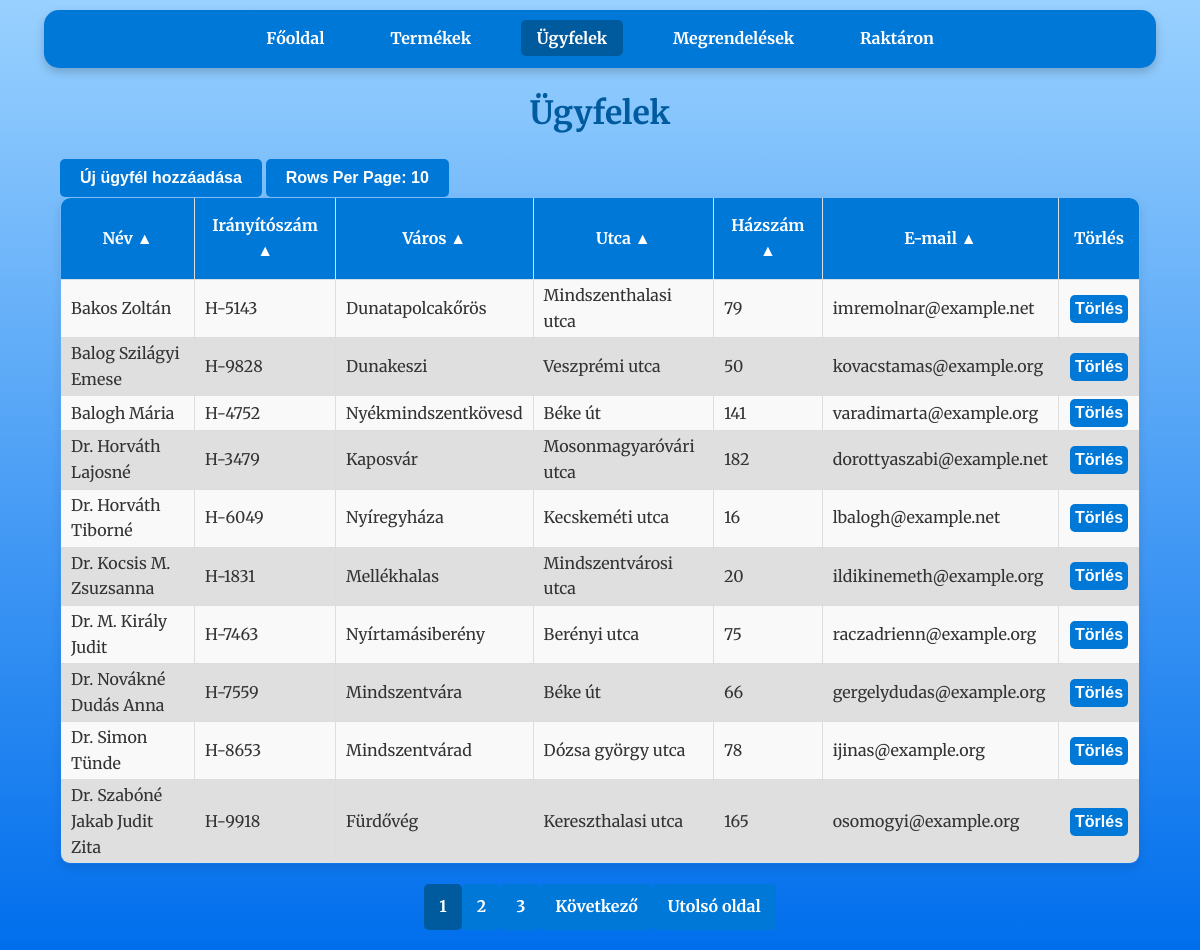
Page /customers on the committed database.
### tables this page shows
CREATE TABLE customers (
                    id INTEGER PRIMARY KEY,
                    nev TEXT NOT NULL,
                    iranyitoszam TEXT NOT NULL,
                    varos TEXT NOT NULL,
                    utca TEXT NOT NULL,
                    hazszam TEXT NOT NULL,
                    email TEXT NOT NULL UNIQUE);

### raktar_program-master/app.py (the view)
@app.route('/customers', methods=['GET'])
def customers():
    per_page = int(request.args.get('per_page', 10))  # Egy oldalon megjelenő elemek száma
    page = int(request.args.get('page', 1))  # Az aktuális oldal lekérése (alapértelmezett: 1)
    offset = (page - 1) * per_page  # Az eltolás számítása
    order_by = str(request.args.get('order_by', 'nev'))
    desc = request.args.get('desc', 'false').lower() in ('true', '1')
    valid_columns = {'nev', 'iranyitoszam', 'varos', 'utca', 'hazszam', 'email'}
    if order_by not in valid_columns:
        raise ValueError("Invalid column name for ordering.") #Elkerüljük az SQL injection-t
    if desc:
        descending = 'DESC'
    if not desc:
        descending = ''
    conn = get_db_connection()
    customers = conn.execute(
        f'SELECT * FROM customers ORDER BY {order_by} {descending} LIMIT ? OFFSET ?', (per_page, offset)
    ).fetchall()
    total_customers = conn.execute('SELECT COUNT(*) FROM customers').fetchone()[0]
    conn.close()
    total_pages = (total_customers + per_page - 1) // per_page  # Összes oldal száma
    start_page = max(1, page - 2)  # Az aktuális oldalhoz képest 2-vel hátrébb
    end_page = min(total_pages, page + 2)  # Az aktuális oldalhoz képest 2-vel előrébb
    query_params = {
        'page': page,
        'per_page': per_page,
        'order_by': order_by,
        'desc': desc
    }
    columns = [
        {"name": "nev", "label": "Név"},
        {"name": "iranyitoszam", "label": "Irányítószám"},
        {"name": "varos", "label": "Város"},
        {"name": "utca", "label": "Utca"},
        {"name": "hazszam", "label": "Házszám"},
        {"name": "email", "label": "E-mail"}
    ]
    return render_template(
        'customers.html',
        customers=customers,
        page=page,
        order_by=order_by,
        desc=desc,
        total_pages=total_pages,
        start_page=start_page,
        end_page=end_page,
        query_params=query_params,
        columns=columns
    )

### raktar_program-master/app.py (called while the page is built)
def get_db_connection():
    conn = sqlite3.connect('database.db')
    conn.row_factory = sqlite3.Row
    return conn

### raktar_program-master/templates/customers.html (shortened to what this page needs)
<!DOCTYPE html>
<html lang="hu">
<head>
    <link rel="stylesheet" href="{{ url_for('static', filename='css/style.css') }}">
</head>
<body>
    <nav>
        <a href="{{ url_for('index') }}">Főoldal</a>
        <a href="{{ url_for('products') }}">Termékek</a>
        <a class="disabled">Ügyfelek</a>
        <a href="{{ url_for('orders') }}">Megrendelések</a>
        <a href="{{ url_for('stock') }}">Raktáron</a>
    </nav>
    <h1>Ügyfelek</h1>
    <div class="container">
        <a href="{{ url_for('add_customer') }}" class="button-wrapper">
            <button>Új ügyfél hozzáadása</button>
        </a>
        <div class="dropdown">
            <button class="dropbtn">Rows Per Page: {{ query_params['per_page'] }}</button>
        </div>
        <table>
            <thead>
                <tr>
                    {% for column in columns %}
                    <th>
                        <a href="{{ url_for('customers', **dict(query_params, order_by=column.name, desc=0 if query_params['order_by'] == column.name and query_params['desc'] else 1)) }}">
                            {{ column.label }} {{ '▼' if query_params['order_by'] == column.name and query_params['desc'] else '▲' }}
                        </a>
                    </th>
                    {% endfor %}
                    <th>Törlés</th>
                </tr>
            </thead>
            <tbody>
                {% for customer in customers %}
                <tr>
                    <td>{{ customer.nev }}</td>
                    <td>{{ customer.iranyitoszam }}</td>
                    <td>{{ customer.varos }}</td>
                    <td>{{ customer.utca }}</td>
                    <td>{{ customer.hazszam }}</td>
                    <td>{{ customer.email }}</td>
                    <td>
                        <form action="{{ url_for('delete_customer', email=customer.email) }}" method="post">
                            <button type="submit">Törlés</button>
                        </form>
                    </td>
                </tr>
                {% endfor %}
            </tbody>
        </table>
    </div>
    <div class="pagination">
        {% for p in range(start_page, end_page + 1) %}
        <a href="{{ url_for('customers', **dict(query_params, page=p)) }}" class="{% if p == page %}active{% endif %}">{{ p }}</a>
        {% endfor %}
        {% if page < total_pages %}
        <a href="{{ url_for('customers', **dict(query_params, page=page+1)) }}">Következő</a>
        <a href="{{ url_for('customers', **dict(query_params, page=total_pages)) }}">Utolsó oldal</a>
        {% endif %}
    </div>
</body>
</html>

### raktar_program-master/static/css/style.css (style rules this page uses)
body { font-family: 'Merriweather', serif; margin: 0; padding: 0; background: linear-gradient(to bottom, #99d1ff, #006eec); background-attachment: fixed; background-size: cover; color: #333; line-height: 1.6; }
body::before { content: ''; position: fixed; top: 0; left: 0; width: 100%; height: 100%; background-image: url('https://www.transparenttextures.com/patterns/cubes.png'); opacity: 0.4; z-index: -1; pointer-events: none; }
nav { background-color: #0078D7; color: #fff; padding: 1rem; margin: 10px auto; width: 90%; max-width: 1200px; border-radius: 15px; box-shadow: 0 4px 10px rgba(0, 0, 0, 0.2); text-align: center; }
nav a { color: white; text-decoration: none; margin: 0 15px; font-weight: bold; padding: 0.5rem 1rem; border-radius: 5px; transition: background-color 0.3s ease; }
nav a.disabled { background-color: #005a9e; }
h1 { text-align: center; margin: 20px 0; color: #005a9e; font-weight: 700; }
form { width: 90%; max-width: 600px; margin: 20px auto; background: white; padding: 20px; border-radius: 10px; box-shadow: 0 4px 10px rgba(0, 0, 0, 0.1); }
a.button-wrapper { display: inline-block; }
button { background-color: #0078D7; color: white; border: none; padding: 10px 20px; border-radius: 5px; font-weight: bold; cursor: pointer; font-size: 1rem; transition: background-color 0.3s ease; text-decoration: none; }
.container { width: 90%; margin: 20px auto; }
table { width: 100%; border-collapse: collapse; border-radius: 10px; overflow: hidden; box-shadow: 0 4px 10px rgba(0, 0, 0, 0.1); }
table, th, td { border: 1px solid #ddd; }
th { background-color: #0078D7; color: white; font-weight: bold; padding: 15px; }
th a { color: white; text-decoration: none; }
td { padding: 3px 10px; text-align: left; }
tr:nth-child(even) { background-color: #dfdfdf }
tr:nth-child(odd) { background-color: #f9f9f9 }
td form { width: 100%; margin: 0 0; background: transparent; text-align: center; padding: 0; border-radius: 10px; box-shadow: none; }
td form button { background-color: #0078D7; color: white; border: none; padding: 5px 5px; border-radius: 5px; font-weight: bold; cursor: pointer; font-size: 1rem; transition: background-color 0.3s ease; text-decoration: none; }
.pagination { display: flex; justify-content: center; align-items: center; margin: 20px 0; list-style-type: none; padding: 0; }
.pagination a { display: inline-block; padding: 10px 15px; text-decoration: none; background-color: #0078D7; color: white; font-weight: bold; border-radius: 5px; transition: background-color 0.3s ease; font-size: 1rem; }
.pagination a.active { background-color: #005a9e; cursor: default; }
.dropbtn { background-color: #0078D7; color: white; padding: 10px 20px; font-size: 16px; font-weight: bold; border: none; border-radius: 5px; cursor: pointer; transition: background-color 0.3s ease, box-shadow 0.3s ease; }
.dropdown { position: relative; display: inline-block; }

### rows in the picture
customers: nev "Bakos Zoltán", iranyitoszam "H-5143", varos "Dunatapolcakőrös", utca "Mindszenthalasi utca", hazszam "79", email "imremolnar@example.net"
customers: nev "Balog Szilágyi Emese", iranyitoszam "H-9828", varos "Dunakeszi", utca "Veszprémi utca", hazszam "50", email "kovacstamas@example.org"
customers: nev "Balogh Mária", iranyitoszam "H-4752", varos "Nyékmindszentkövesd", utca "Béke út", hazszam "141", email "varadimarta@example.org"
customers: nev "Dr. Horváth Lajosné", iranyitoszam "H-3479", varos "Kaposvár", utca "Mosonmagyaróvári utca", hazszam "182", email "dorottyaszabi@example.net"
customers: nev "Dr. Horváth Tiborné", iranyitoszam "H-6049", varos "Nyíregyháza", utca "Kecskeméti utca", hazszam "16", email "lbalogh@example.net"
customers: nev "Dr. Kocsis M. Zsuzsanna", iranyitoszam "H-1831", varos "Mellékhalas", utca "Mindszentvárosi utca", hazszam "20", email "ildikinemeth@example.org"
customers: nev "Dr. M. Király Judit", iranyitoszam "H-7463", varos "Nyírtamásiberény", utca "Berényi utca", hazszam "75", email "raczadrienn@example.org"
customers: nev "Dr. Novákné Dudás Anna", iranyitoszam "H-7559", varos "Mindszentvára", utca "Béke út", hazszam "66", email "gergelydudas@example.org"
customers: nev "Dr. Simon Tünde", iranyitoszam "H-8653", varos "Mindszentvárad", utca "Dózsa györgy utca", hazszam "78", email "ijinas@example.org"
customers: nev "Dr. Szabóné Jakab Judit Zita", iranyitoszam "H-9918", varos "Fürdővég", utca "Kereszthalasi utca", hazszam "165", email "osomogyi@example.org"

### other values in the picture
{{ query_params['per_page'] }} "10"
{{ column.label }} "Név" "Irányítószám" "Város" "Utca" "Házszám" "E-mail"
{{ p }} "1" "2" "3"
